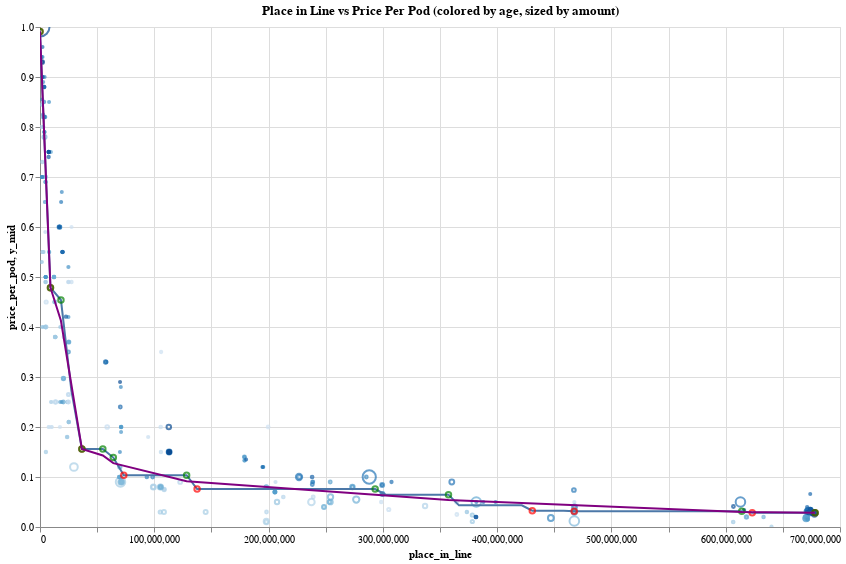

Source (notebook cell):
### Code cell
from scipy.spatial import ConvexHull

# compute a convex hull on the regression line 
sdf = dfs[0].copy()
points = list(zip(sdf.place_in_line.values, sdf.price_per_pod.values))
ch = ConvexHull(points) 
sdf['hull_lo'] = [i in ch.vertices for i in range(0, len(points))]

# for each data point, we find the preceding and following points that were part of the convex hull 
# we construct a line between these two points, then reflect our original point over this line. 
# we will then compute the convex hull of this reflected set of points 
# https://stackoverflow.com/questions/3306838/algorithm-for-reflecting-a-point-across-a-line
sdf['lo_m'] = None 
verts = list(sorted(ch.vertices))
for i, j in zip(verts[:-1], verts[1:]):
    p0 = points[i]
    p1 = points[j] 
    slope = (p1[1] - p0[1]) / (p1[0] - p0[0])
    row_inds = list(range(i, j+1))
    sdf.loc[row_inds, 'lo_m'] = slope
    sdf.loc[row_inds, 'lo_b'] = (p1[0] * p0[1] - p0[0] * p1[1]) / (p1[0] - p0[0])
sdf['lo_d'] = (sdf.place_in_line + (sdf.price_per_pod - sdf.lo_b) * sdf.lo_m) / (1 + sdf.lo_m ** 2)
sdf['x_reflect'] = 2 * sdf.lo_d - sdf.place_in_line
sdf['y_reflect'] = 2 * sdf.lo_d * sdf.lo_m - sdf.price_per_pod + 2 * sdf.lo_b

# We use these reflected points to compute a second convex hull, which in reality is a concave hull 
points_reflect = list(zip(sdf.x_reflect.values, sdf.y_reflect.values))
ch = ConvexHull(points_reflect) 
sdf['hull_hi'] = [i in ch.vertices for i in range(0, len(points_reflect))]

# compute the line equations for the concave hull 
sdf['hi_m'] = None 
verts = list(sorted(ch.vertices))
for i, j in zip(verts[:-1], verts[1:]):
    p0 = points[i]
    p1 = points[j] 
    slope = (p1[1] - p0[1]) / (p1[0] - p0[0])
    row_inds = list(range(i, j+1))
    sdf.loc[row_inds, 'hi_m'] = slope
    sdf.loc[row_inds, 'hi_b'] = (p1[0] * p0[1] - p0[0] * p1[1]) / (p1[0] - p0[0])

# having the line equations for both the convex and concave hulls, we compute the midpoint between these 
# two hulls as a smoothed approximation of our initial regression line 
sdf['y_lo'] = sdf.lo_m * sdf.place_in_line + sdf.lo_b
sdf['y_hi'] = sdf.hi_m * sdf.place_in_line + sdf.hi_b
sdf['y_mid'] = (sdf.y_hi - sdf.y_lo) / 2 + sdf.y_lo
    
(
    alt.Chart(
        df[['place_in_line', 'price_per_pod', 'evt_block_time', 'amount']]
        , width=800
        , height=500
        , title='Place in Line vs Price Per Pod (colored by age, sized by amount)'
    ).mark_point().encode(
        x='place_in_line:Q'
        , y='price_per_pod:Q'
        , color=alt.Color(
            "evt_block_time:O", legend=None
        )
        , size=alt.Size('amount:Q', legend=None)
    ) + 
    alt.Chart(sdf, width=800, height=500).mark_line().encode(
        x='place_in_line:Q'
        , y='price_per_pod:Q'
    ) + 
    alt.Chart(sdf, width=800, height=500).mark_point(color='red').encode(
        x='place_in_line:Q'
        , y='price_per_pod:Q'
    ).transform_filter(
        (datum.hull_lo == True)
    ) + 
    alt.Chart(sdf, width=800, height=500).mark_point(color='green').encode(
        x='place_in_line:Q'
        , y='price_per_pod:Q'
    ).transform_filter(
        (datum.hull_hi == True)
    ) + 
    alt.Chart(sdf, width=800, height=500).mark_line(color='purple').encode(
        x='place_in_line:Q'
        , y='y_mid:Q'
    ).transform_filter(
        (datum.hull_hi == True)
    )
).interactive()

### Figure 1 — Vega-Lite specification as saved in the notebook (floating-point values rounded to 4 significant figures; data arrays with more than 128 entries replaced by an {"elided": "..."} marker saying what was removed)
{"config": {"view": {"continuousWidth": 400, "continuousHeight": 300}}, "layer": [{"data": {"name": "data-64592674dc6e1b6d427c6630e567f485"}, "mark": "point", "encoding": {"color": {"field": "evt_block_time", "legend": null, "type": "ordinal"}, "size": {"field": "amount", "legend": null, "type": "quantitative"}, "x": {"field": "place_in_line", "type": "quantitative"}, "y": {"field": "price_per_pod", "type": "quantitative"}}, "height": 500, "selection": {"selector145": {"type": "interval", "bind": "scales", "encodings": ["x", "y"]}}, "title": "Place in Line vs Price Per Pod (colored by age, sized by amount)", "width": 800}, {"data": {"name": "data-5f935ce9a9dcf803507d948d878acbd9"}, "mark": "line", "encoding": {"x": {"field": "place_in_line", "type": "quantitative"}, "y": {"field": "price_per_pod", "type": "quantitative"}}, "height": 500, "width": 800}, {"data": {"name": "data-5f935ce9a9dcf803507d948d878acbd9"}, "mark": {"type": "point", "color": "red"}, "encoding": {"x": {"field": "place_in_line", "type": "quantitative"}, "y": {"field": "price_per_pod", "type": "quantitative"}}, "height": 500, "transform": [{"filter": "(datum.hull_lo === true)"}], "width": 800}, {"data": {"name": "data-5f935ce9a9dcf803507d948d878acbd9"}, "mark": {"type": "point", "color": "green"}, "encoding": {"x": {"field": "place_in_line", "type": "quantitative"}, "y": {"field": "price_per_pod", "type": "quantitative"}}, "height": 500, "transform": [{"filter": "(datum.hull_hi === true)"}], "width": 800}, {"data": {"name": "data-5f935ce9a9dcf803507d948d878acbd9"}, "mark": {"type": "line", "color": "purple"}, "encoding": {"x": {"field": "place_in_line", "type": "quantitative"}, "y": {"field": "y_mid", "type": "quantitative"}}, "height": 500, "transform": [{"filter": "(datum.hull_hi === true)"}], "width": 800}], "$schema": "https://vega.github.io/schema/vega-lite/v4.17.0.json", "datasets": {"data-64592674dc6e1b6d427c6630e567f485": {"elided": "363 records"}, "data-5f935ce9a9dcf803507d948d878acbd9": [{"place_in_line": 0.0, "price_per_pod": 0.991, "weight_name": "amount", "hull": true, "hull_lo": true, "lo_m": -5.591e-08, "lo_b": 0.991, "lo_d": 0.0, "x_reflect": 0.0, "y_reflect": 0.991, "hull_hi": true, "hi_m": -5.591e-08, "hi_b": 0.991, "y_lo": 0.991, "y_hi": 0.991, "y_mid": 0.991}, {"place_in_line": 9165000.0, "price_per_pod": 0.4786, "weight_name": "amount", "hull": true, "hull_lo": true, "lo_m": -1.173e-08, "lo_b": 0.5861, "lo_d": 9165000.0, "x_reflect": 9165000.0, "y_reflect": 0.4786, "hull_hi": true, "hi_m": -2.691e-09, "hi_b": 0.5033, "y_lo": 0.4786, "y_hi": 0.4786, "y_mid": 0.4786}, {"place_in_line": 18330000.0, "price_per_pod": 0.4539, "weight_name": "amount", "hull": false, "hull_lo": false, "lo_m": -1.173e-08, "lo_b": 0.5861, "lo_d": 18330000.0, "x_reflect": 18330000.0, "y_reflect": 0.2883, "hull_hi": true, "hi_m": -1.625e-08, "hi_b": 0.7518, "y_lo": 0.3711, "y_hi": 0.4539, "y_mid": 0.4125}, {"place_in_line": 27490000.0, "price_per_pod": 0.2722, "weight_name": "amount", "hull": false, "hull_lo": false, "lo_m": -1.173e-08, "lo_b": 0.5861, "lo_d": 27490000.0, "x_reflect": 27490000.0, "y_reflect": 0.255, "hull_hi": false, "hi_m": -1.625e-08, "hi_b": 0.7518, "y_lo": 0.2636, "y_hi": 0.305, "y_mid": 0.2843}, {"place_in_line": 36660000.0, "price_per_pod": 0.1561, "weight_name": "amount", "hull": true, "hull_lo": true, "lo_m": -1.435e-09, "lo_b": 0.2087, "lo_d": 36660000.0, "x_reflect": 36660000.0, "y_reflect": 0.1561, "hull_hi": true, "hi_m": 0.0, "hi_b": 0.1561, "y_lo": 0.1561, "y_hi": 0.1561, "y_mid": 0.1561}, {"place_in_line": 45820000.0, "price_per_pod": 0.1561, "weight_name": "amount", "hull": false, "hull_lo": false, "lo_m": -1.435e-09, "lo_b": 0.2087, "lo_d": 45820000.0, "x_reflect": 45820000.0, "y_reflect": 0.1298, "hull_hi": false, "hi_m": 0.0, "hi_b": 0.1561, "y_lo": 0.143, "y_hi": 0.1561, "y_mid": 0.1495}, {"place_in_line": 54990000.0, "price_per_pod": 0.1561, "weight_name": "amount", "hull": false, "hull_lo": false, "lo_m": -1.435e-09, "lo_b": 0.2087, "lo_d": 54990000.0, "x_reflect": 54990000.0, "y_reflect": 0.1035, "hull_hi": true, "hi_m": -1.886e-09, "hi_b": 0.2598, "y_lo": 0.1298, "y_hi": 0.1561, "y_mid": 0.143}, {"place_in_line": 64150000.0, "price_per_pod": 0.1388, "weight_name": "amount", "hull": false, "hull_lo": false, "lo_m": -1.435e-09, "lo_b": 0.2087, "lo_d": 64150000.0, "x_reflect": 64150000.0, "y_reflect": 0.09447, "hull_hi": true, "hi_m": -5.509e-10, "hi_b": 0.1742, "y_lo": 0.1167, "y_hi": 0.1388, "y_mid": 0.1277}, {"place_in_line": 73320000.0, "price_per_pod": 0.1035, "weight_name": "amount", "hull": true, "hull_lo": true, "lo_m": -4.297e-10, "lo_b": 0.135, "lo_d": 73320000.0, "x_reflect": 73320000.0, "y_reflect": 0.1035, "hull_hi": false, "hi_m": -5.509e-10, "hi_b": 0.1742, "y_lo": 0.1035, "y_hi": 0.1338, "y_mid": 0.1186}, {"place_in_line": 82480000.0, "price_per_pod": 0.1035, "weight_name": "amount", "hull": false, "hull_lo": false, "lo_m": -4.297e-10, "lo_b": 0.135, "lo_d": 82480000.0, "x_reflect": 82480000.0, "y_reflect": 0.09563, "hull_hi": false, "hi_m": -5.509e-10, "hi_b": 0.1742, "y_lo": 0.09956, "y_hi": 0.1287, "y_mid": 0.1142}, {"place_in_line": 91650000.0, "price_per_pod": 0.1035, "weight_name": "amount", "hull": false, "hull_lo": false, "lo_m": -4.297e-10, "lo_b": 0.135, "lo_d": 91650000.0, "x_reflect": 91650000.0, "y_reflect": 0.08775, "hull_hi": false, "hi_m": -5.509e-10, "hi_b": 0.1742, "y_lo": 0.09563, "y_hi": 0.1237, "y_mid": 0.1097}, {"place_in_line": 100800000.0, "price_per_pod": 0.1035, "weight_name": "amount", "hull": false, "hull_lo": false, "lo_m": -4.297e-10, "lo_b": 0.135, "lo_d": 100800000.0, "x_reflect": 100800000.0, "y_reflect": 0.07987, "hull_hi": false, "hi_m": -5.509e-10, "hi_b": 0.1742, "y_lo": 0.09169, "y_hi": 0.1186, "y_mid": 0.1052}, {"place_in_line": 110000000.0, "price_per_pod": 0.1035, "weight_name": "amount", "hull": false, "hull_lo": false, "lo_m": -4.297e-10, "lo_b": 0.135, "lo_d": 110000000.0, "x_reflect": 110000000.0, "y_reflect": 0.072, "hull_hi": false, "hi_m": -5.509e-10, "hi_b": 0.1742, "y_lo": 0.08775, "y_hi": 0.1136, "y_mid": 0.1007}, {"place_in_line": 119100000.0, "price_per_pod": 0.1035, "weight_name": "amount", "hull": false, "hull_lo": false, "lo_m": -4.297e-10, "lo_b": 0.135, "lo_d": 119100000.0, "x_reflect": 119100000.0, "y_reflect": 0.06412, "hull_hi": false, "hi_m": -5.509e-10, "hi_b": 0.1742, "y_lo": 0.08381, "y_hi": 0.1085, "y_mid": 0.09618}, {"place_in_line": 128300000.0, "price_per_pod": 0.1035, "weight_name": "amount", "hull": false, "hull_lo": false, "lo_m": -4.297e-10, "lo_b": 0.135, "lo_d": 128300000.0, "x_reflect": 128300000.0, "y_reflect": 0.05625, "hull_hi": true, "hi_m": -1.671e-10, "hi_b": 0.1249, "y_lo": 0.07987, "y_hi": 0.1035, "y_mid": 0.09169}, {"place_in_line": 137500000.0, "price_per_pod": 0.07594, "weight_name": "amount", "hull": true, "hull_lo": true, "lo_m": -1.479e-10, "lo_b": 0.09627, "lo_d": 137500000.0, "x_reflect": 137500000.0, "y_reflect": 0.07594, "hull_hi": false, "hi_m": -1.671e-10, "hi_b": 0.1249, "y_lo": 0.07594, "y_hi": 0.102, "y_mid": 0.08895}, {"place_in_line": 146600000.0, "price_per_pod": 0.07594, "weight_name": "amount", "hull": false, "hull_lo": false, "lo_m": -1.479e-10, "lo_b": 0.09627, "lo_d": 146600000.0, "x_reflect": 146600000.0, "y_reflect": 0.07323, "hull_hi": false, "hi_m": -1.671e-10, "hi_b": 0.1249, "y_lo": 0.07458, "y_hi": 0.1004, "y_mid": 0.08751}, {"place_in_line": 155800000.0, "price_per_pod": 0.07594, "weight_name": "amount", "hull": false, "hull_lo": false, "lo_m": -1.479e-10, "lo_b": 0.09627, "lo_d": 155800000.0, "x_reflect": 155800000.0, "y_reflect": 0.07052, "hull_hi": false, "hi_m": -1.671e-10, "hi_b": 0.1249, "y_lo": 0.07323, "y_hi": 0.09891, "y_mid": 0.08607}, {"place_in_line": 165000000.0, "price_per_pod": 0.07594, "weight_name": "amount", "hull": false, "hull_lo": false, "lo_m": -1.479e-10, "lo_b": 0.09627, "lo_d": 165000000.0, "x_reflect": 165000000.0, "y_reflect": 0.06781, "hull_hi": false, "hi_m": -1.671e-10, "hi_b": 0.1249, "y_lo": 0.07187, "y_hi": 0.09738, "y_mid": 0.08462}, {"place_in_line": 174100000.0, "price_per_pod": 0.07594, "weight_name": "amount", "hull": false, "hull_lo": false, "lo_m": -1.479e-10, "lo_b": 0.09627, "lo_d": 174100000.0, "x_reflect": 174100000.0, "y_reflect": 0.0651, "hull_hi": false, "hi_m": -1.671e-10, "hi_b": 0.1249, "y_lo": 0.07052, "y_hi": 0.09584, "y_mid": 0.08318}, {"place_in_line": 183300000.0, "price_per_pod": 0.07594, "weight_name": "amount", "hull": false, "hull_lo": false, "lo_m": -1.479e-10, "lo_b": 0.09627, "lo_d": 183300000.0, "x_reflect": 183300000.0, "y_reflect": 0.06239, "hull_hi": false, "hi_m": -1.671e-10, "hi_b": 0.1249, "y_lo": 0.06916, "y_hi": 0.09431, "y_mid": 0.08174}, {"place_in_line": 192500000.0, "price_per_pod": 0.07594, "weight_name": "amount", "hull": false, "hull_lo": false, "lo_m": -1.479e-10, "lo_b": 0.09627, "lo_d": 192500000.0, "x_reflect": 192500000.0, "y_reflect": 0.05967, "hull_hi": false, "hi_m": -1.671e-10, "hi_b": 0.1249, "y_lo": 0.06781, "y_hi": 0.09278, "y_mid": 0.08029}, {"place_in_line": 201600000.0, "price_per_pod": 0.07594, "weight_name": "amount", "hull": false, "hull_lo": false, "lo_m": -1.479e-10, "lo_b": 0.09627, "lo_d": 201600000.0, "x_reflect": 201600000.0, "y_reflect": 0.05696, "hull_hi": false, "hi_m": -1.671e-10, "hi_b": 0.1249, "y_lo": 0.06645, "y_hi": 0.09125, "y_mid": 0.07885}, {"place_in_line": 210800000.0, "price_per_pod": 0.07594, "weight_name": "amount", "hull": false, "hull_lo": false, "lo_m": -1.479e-10, "lo_b": 0.09627, "lo_d": 210800000.0, "x_reflect": 210800000.0, "y_reflect": 0.05425, "hull_hi": false, "hi_m": -1.671e-10, "hi_b": 0.1249, "y_lo": 0.0651, "y_hi": 0.08972, "y_mid": 0.07741}, {"place_in_line": 220000000.0, "price_per_pod": 0.07594, "weight_name": "amount", "hull": false, "hull_lo": false, "lo_m": -1.479e-10, "lo_b": 0.09627, "lo_d": 220000000.0, "x_reflect": 220000000.0, "y_reflect": 0.05154, "hull_hi": false, "hi_m": -1.671e-10, "hi_b": 0.1249, "y_lo": 0.06374, "y_hi": 0.08819, "y_mid": 0.07596}, {"place_in_line": 229100000.0, "price_per_pod": 0.07594, "weight_name": "amount", "hull": false, "hull_lo": false, "lo_m": -1.479e-10, "lo_b": 0.09627, "lo_d": 229100000.0, "x_reflect": 229100000.0, "y_reflect": 0.04883, "hull_hi": false, "hi_m": -1.671e-10, "hi_b": 0.1249, "y_lo": 0.06239, "y_hi": 0.08666, "y_mid": 0.07452}, {"place_in_line": 238300000.0, "price_per_pod": 0.07594, "weight_name": "amount", "hull": false, "hull_lo": false, "lo_m": -1.479e-10, "lo_b": 0.09627, "lo_d": 238300000.0, "x_reflect": 238300000.0, "y_reflect": 0.04612, "hull_hi": false, "hi_m": -1.671e-10, "hi_b": 0.1249, "y_lo": 0.06103, "y_hi": 0.08513, "y_mid": 0.07308}, {"place_in_line": 247400000.0, "price_per_pod": 0.07594, "weight_name": "amount", "hull": false, "hull_lo": false, "lo_m": -1.479e-10, "lo_b": 0.09627, "lo_d": 247400000.0, "x_reflect": 247400000.0, "y_reflect": 0.04341, "hull_hi": false, "hi_m": -1.671e-10, "hi_b": 0.1249, "y_lo": 0.05967, "y_hi": 0.08359, "y_mid": 0.07163}, {"place_in_line": 256600000.0, "price_per_pod": 0.07594, "weight_name": "amount", "hull": false, "hull_lo": false, "lo_m": -1.479e-10, "lo_b": 0.09627, "lo_d": 256600000.0, "x_reflect": 256600000.0, "y_reflect": 0.0407, "hull_hi": false, "hi_m": -1.671e-10, "hi_b": 0.1249, "y_lo": 0.05832, "y_hi": 0.08206, "y_mid": 0.07019}, {"place_in_line": 265800000.0, "price_per_pod": 0.07594, "weight_name": "amount", "hull": false, "hull_lo": false, "lo_m": -1.479e-10, "lo_b": 0.09627, "lo_d": 265800000.0, "x_reflect": 265800000.0, "y_reflect": 0.03799, "hull_hi": false, "hi_m": -1.671e-10, "hi_b": 0.1249, "y_lo": 0.05696, "y_hi": 0.08053, "y_mid": 0.06875}, {"place_in_line": 274900000.0, "price_per_pod": 0.07594, "weight_name": "amount", "hull": false, "hull_lo": false, "lo_m": -1.479e-10, "lo_b": 0.09627, "lo_d": 274900000.0, "x_reflect": 274900000.0, "y_reflect": 0.03528, "hull_hi": false, "hi_m": -1.671e-10, "hi_b": 0.1249, "y_lo": 0.05561, "y_hi": 0.079, "y_mid": 0.0673}, {"place_in_line": 284100000.0, "price_per_pod": 0.07594, "weight_name": "amount", "hull": false, "hull_lo": false, "lo_m": -1.479e-10, "lo_b": 0.09627, "lo_d": 284100000.0, "x_reflect": 284100000.0, "y_reflect": 0.03257, "hull_hi": false, "hi_m": -1.671e-10, "hi_b": 0.1249, "y_lo": 0.05425, "y_hi": 0.07747, "y_mid": 0.06586}, {"place_in_line": 293300000.0, "price_per_pod": 0.07594, "weight_name": "amount", "hull": false, "hull_lo": false, "lo_m": -1.479e-10, "lo_b": 0.09627, "lo_d": 293300000.0, "x_reflect": 293300000.0, "y_reflect": 0.02986, "hull_hi": true, "hi_m": -1.753e-10, "hi_b": 0.1274, "y_lo": 0.0529, "y_hi": 0.07594, "y_mid": 0.06442}, {"place_in_line": 302400000.0, "price_per_pod": 0.06469, "weight_name": "amount", "hull": false, "hull_lo": false, "lo_m": -1.479e-10, "lo_b": 0.09627, "lo_d": 302400000.0, "x_reflect": 302400000.0, "y_reflect": 0.0384, "hull_hi": false, "hi_m": -1.753e-10, "hi_b": 0.1274, "y_lo": 0.05154, "y_hi": 0.07433, "y_mid": 0.06294}, {"place_in_line": 311600000.0, "price_per_pod": 0.06469, "weight_name": "amount", "hull": false, "hull_lo": false, "lo_m": -1.479e-10, "lo_b": 0.09627, "lo_d": 311600000.0, "x_reflect": 311600000.0, "y_reflect": 0.03569, "hull_hi": false, "hi_m": -1.753e-10, "hi_b": 0.1274, "y_lo": 0.05019, "y_hi": 0.07272, "y_mid": 0.06146}, {"place_in_line": 320800000.0, "price_per_pod": 0.06469, "weight_name": "amount", "hull": false, "hull_lo": false, "lo_m": -1.479e-10, "lo_b": 0.09627, "lo_d": 320800000.0, "x_reflect": 320800000.0, "y_reflect": 0.03298, "hull_hi": false, "hi_m": -1.753e-10, "hi_b": 0.1274, "y_lo": 0.04883, "y_hi": 0.07112, "y_mid": 0.05997}, {"place_in_line": 329900000.0, "price_per_pod": 0.06469, "weight_name": "amount", "hull": false, "hull_lo": false, "lo_m": -1.479e-10, "lo_b": 0.09627, "lo_d": 329900000.0, "x_reflect": 329900000.0, "y_reflect": 0.03027, "hull_hi": false, "hi_m": -1.753e-10, "hi_b": 0.1274, "y_lo": 0.04748, "y_hi": 0.06951, "y_mid": 0.05849}, {"place_in_line": 339100000.0, "price_per_pod": 0.06469, "weight_name": "amount", "hull": false, "hull_lo": false, "lo_m": -1.479e-10, "lo_b": 0.09627, "lo_d": 339100000.0, "x_reflect": 339100000.0, "y_reflect": 0.02756, "hull_hi": false, "hi_m": -1.753e-10, "hi_b": 0.1274, "y_lo": 0.04612, "y_hi": 0.0679, "y_mid": 0.05701}, {"place_in_line": 348300000.0, "price_per_pod": 0.06469, "weight_name": "amount", "hull": false, "hull_lo": false, "lo_m": -1.479e-10, "lo_b": 0.09627, "lo_d": 348300000.0, "x_reflect": 348300000.0, "y_reflect": 0.02485, "hull_hi": false, "hi_m": -1.753e-10, "hi_b": 0.1274, "y_lo": 0.04477, "y_hi": 0.0663, "y_mid": 0.05553}, {"place_in_line": 357400000.0, "price_per_pod": 0.06469, "weight_name": "amount", "hull": false, "hull_lo": false, "lo_m": -1.479e-10, "lo_b": 0.09627, "lo_d": 357400000.0, "x_reflect": 357400000.0, "y_reflect": 0.02213, "hull_hi": true, "hi_m": -1.295e-10, "hi_b": 0.111, "y_lo": 0.04341, "y_hi": 0.06469, "y_mid": 0.05405}, {"place_in_line": 366600000.0, "price_per_pod": 0.04334, "weight_name": "amount", "hull": false, "hull_lo": false, "lo_m": -1.479e-10, "lo_b": 0.09627, "lo_d": 366600000.0, "x_reflect": 366600000.0, "y_reflect": 0.04077, "hull_hi": false, "hi_m": -1.295e-10, "hi_b": 0.111, "y_lo": 0.04206, "y_hi": 0.0635, "y_mid": 0.05278}, {"place_in_line": 375800000.0, "price_per_pod": 0.04334, "weight_name": "amount", "hull": false, "hull_lo": false, "lo_m": -1.479e-10, "lo_b": 0.09627, "lo_d": 375800000.0, "x_reflect": 375800000.0, "y_reflect": 0.03806, "hull_hi": false, "hi_m": -1.295e-10, "hi_b": 0.111, "y_lo": 0.0407, "y_hi": 0.06232, "y_mid": 0.05151}, {"place_in_line": 384900000.0, "price_per_pod": 0.04334, "weight_name": "amount", "hull": false, "hull_lo": false, "lo_m": -1.479e-10, "lo_b": 0.09627, "lo_d": 384900000.0, "x_reflect": 384900000.0, "y_reflect": 0.03535, "hull_hi": false, "hi_m": -1.295e-10, "hi_b": 0.111, "y_lo": 0.03935, "y_hi": 0.06113, "y_mid": 0.05024}, {"place_in_line": 394100000.0, "price_per_pod": 0.04334, "weight_name": "amount", "hull": false, "hull_lo": false, "lo_m": -1.479e-10, "lo_b": 0.09627, "lo_d": 394100000.0, "x_reflect": 394100000.0, "y_reflect": 0.03264, "hull_hi": false, "hi_m": -1.295e-10, "hi_b": 0.111, "y_lo": 0.03799, "y_hi": 0.05994, "y_mid": 0.04897}, {"place_in_line": 403200000.0, "price_per_pod": 0.04334, "weight_name": "amount", "hull": false, "hull_lo": false, "lo_m": -1.479e-10, "lo_b": 0.09627, "lo_d": 403200000.0, "x_reflect": 403200000.0, "y_reflect": 0.02993, "hull_hi": false, "hi_m": -1.295e-10, "hi_b": 0.111, "y_lo": 0.03664, "y_hi": 0.05876, "y_mid": 0.0477}, {"place_in_line": 412400000.0, "price_per_pod": 0.04334, "weight_name": "amount", "hull": false, "hull_lo": false, "lo_m": -1.479e-10, "lo_b": 0.09627, "lo_d": 412400000.0, "x_reflect": 412400000.0, "y_reflect": 0.02722, "hull_hi": false, "hi_m": -1.295e-10, "hi_b": 0.111, "y_lo": 0.03528, "y_hi": 0.05757, "y_mid": 0.04643}, {"place_in_line": 421600000.0, "price_per_pod": 0.04334, "weight_name": "amount", "hull": false, "hull_lo": false, "lo_m": -1.479e-10, "lo_b": 0.09627, "lo_d": 421600000.0, "x_reflect": 421600000.0, "y_reflect": 0.02451, "hull_hi": false, "hi_m": -1.295e-10, "hi_b": 0.111, "y_lo": 0.03393, "y_hi": 0.05638, "y_mid": 0.04515}, {"place_in_line": 430700000.0, "price_per_pod": 0.03257, "weight_name": "amount", "hull": true, "hull_lo": true, "lo_m": -2.999e-11, "lo_b": 0.04549, "lo_d": 430700000.0, "x_reflect": 430700000.0, "y_reflect": 0.03257, "hull_hi": false, "hi_m": -1.295e-10, "hi_b": 0.111, "y_lo": 0.03257, "y_hi": 0.0552, "y_mid": 0.04388}, {"place_in_line": 439900000.0, "price_per_pod": 0.03257, "weight_name": "amount", "hull": false, "hull_lo": false, "lo_m": -2.999e-11, "lo_b": 0.04549, "lo_d": 439900000.0, "x_reflect": 439900000.0, "y_reflect": 0.03202, "hull_hi": false, "hi_m": -1.295e-10, "hi_b": 0.111, "y_lo": 0.0323, "y_hi": 0.05401, "y_mid": 0.04315}, {"place_in_line": 449100000.0, "price_per_pod": 0.03257, "weight_name": "amount", "hull": false, "hull_lo": false, "lo_m": -2.999e-11, "lo_b": 0.04549, "lo_d": 449100000.0, "x_reflect": 449100000.0, "y_reflect": 0.03147, "hull_hi": false, "hi_m": -1.295e-10, "hi_b": 0.111, "y_lo": 0.03202, "y_hi": 0.05283, "y_mid": 0.04242}, {"place_in_line": 458200000.0, "price_per_pod": 0.03257, "weight_name": "amount", "hull": false, "hull_lo": false, "lo_m": -2.999e-11, "lo_b": 0.04549, "lo_d": 458200000.0, "x_reflect": 458200000.0, "y_reflect": 0.03092, "hull_hi": false, "hi_m": -1.295e-10, "hi_b": 0.111, "y_lo": 0.03175, "y_hi": 0.05164, "y_mid": 0.04169}, {"place_in_line": 467400000.0, "price_per_pod": 0.03147, "weight_name": "amount", "hull": true, "hull_lo": true, "lo_m": -2.041e-11, "lo_b": 0.04101, "lo_d": 467400000.0, "x_reflect": 467400000.0, "y_reflect": 0.03147, "hull_hi": false, "hi_m": -1.295e-10, "hi_b": 0.111, "y_lo": 0.03147, "y_hi": 0.05045, "y_mid": 0.04096}, {"place_in_line": 476600000.0, "price_per_pod": 0.03147, "weight_name": "amount", "hull": false, "hull_lo": false, "lo_m": -2.041e-11, "lo_b": 0.04101, "lo_d": 476600000.0, "x_reflect": 476600000.0, "y_reflect": 0.0311, "hull_hi": false, "hi_m": -1.295e-10, "hi_b": 0.111, "y_lo": 0.03128, "y_hi": 0.04927, "y_mid": 0.04028}, {"place_in_line": 485700000.0, "price_per_pod": 0.03147, "weight_name": "amount", "hull": false, "hull_lo": false, "lo_m": -2.041e-11, "lo_b": 0.04101, "lo_d": 485700000.0, "x_reflect": 485700000.0, "y_reflect": 0.03072, "hull_hi": false, "hi_m": -1.295e-10, "hi_b": 0.111, "y_lo": 0.0311, "y_hi": 0.04808, "y_mid": 0.03959}, {"place_in_line": 494900000.0, "price_per_pod": 0.03147, "weight_name": "amount", "hull": false, "hull_lo": false, "lo_m": -2.041e-11, "lo_b": 0.04101, "lo_d": 494900000.0, "x_reflect": 494900000.0, "y_reflect": 0.03035, "hull_hi": false, "hi_m": -1.295e-10, "hi_b": 0.111, "y_lo": 0.03091, "y_hi": 0.04689, "y_mid": 0.0389}, {"place_in_line": 504100000.0, "price_per_pod": 0.03147, "weight_name": "amount", "hull": false, "hull_lo": false, "lo_m": -2.041e-11, "lo_b": 0.04101, "lo_d": 504100000.0, "x_reflect": 504100000.0, "y_reflect": 0.02997, "hull_hi": false, "hi_m": -1.295e-10, "hi_b": 0.111, "y_lo": 0.03072, "y_hi": 0.04571, "y_mid": 0.03821}, {"place_in_line": 513200000.0, "price_per_pod": 0.03147, "weight_name": "amount", "hull": false, "hull_lo": false, "lo_m": -2.041e-11, "lo_b": 0.04101, "lo_d": 513200000.0, "x_reflect": 513200000.0, "y_reflect": 0.0296, "hull_hi": false, "hi_m": -1.295e-10, "hi_b": 0.111, "y_lo": 0.03054, "y_hi": 0.04452, "y_mid": 0.03753}, {"place_in_line": 522400000.0, "price_per_pod": 0.03147, "weight_name": "amount", "hull": false, "hull_lo": false, "lo_m": -2.041e-11, "lo_b": 0.04101, "lo_d": 522400000.0, "x_reflect": 522400000.0, "y_reflect": 0.02923, "hull_hi": false, "hi_m": -1.295e-10, "hi_b": 0.111, "y_lo": 0.03035, "y_hi": 0.04333, "y_mid": 0.03684}, {"place_in_line": 531500000.0, "price_per_pod": 0.03147, "weight_name": "amount", "hull": false, "hull_lo": false, "lo_m": -2.041e-11, "lo_b": 0.04101, "lo_d": 531500000.0, "x_reflect": 531500000.0, "y_reflect": 0.02885, "hull_hi": false, "hi_m": -1.295e-10, "hi_b": 0.111, "y_lo": 0.03016, "y_hi": 0.04215, "y_mid": 0.03615}, {"place_in_line": 540700000.0, "price_per_pod": 0.03147, "weight_name": "amount", "hull": false, "hull_lo": false, "lo_m": -2.041e-11, "lo_b": 0.04101, "lo_d": 540700000.0, "x_reflect": 540700000.0, "y_reflect": 0.02848, "hull_hi": false, "hi_m": -1.295e-10, "hi_b": 0.111, "y_lo": 0.02997, "y_hi": 0.04096, "y_mid": 0.03547}, {"place_in_line": 549900000.0, "price_per_pod": 0.03147, "weight_name": "amount", "hull": false, "hull_lo": false, "lo_m": -2.041e-11, "lo_b": 0.04101, "lo_d": 549900000.0, "x_reflect": 549900000.0, "y_reflect": 0.0281, "hull_hi": false, "hi_m": -1.295e-10, "hi_b": 0.111, "y_lo": 0.02979, "y_hi": 0.03978, "y_mid": 0.03478}, {"place_in_line": 559000000.0, "price_per_pod": 0.03147, "weight_name": "amount", "hull": false, "hull_lo": false, "lo_m": -2.041e-11, "lo_b": 0.04101, "lo_d": 559000000.0, "x_reflect": 559000000.0, "y_reflect": 0.02773, "hull_hi": false, "hi_m": -1.295e-10, "hi_b": 0.111, "y_lo": 0.0296, "y_hi": 0.03859, "y_mid": 0.03409}, {"place_in_line": 568200000.0, "price_per_pod": 0.03147, "weight_name": "amount", "hull": false, "hull_lo": false, "lo_m": -2.041e-11, "lo_b": 0.04101, "lo_d": 568200000.0, "x_reflect": 568200000.0, "y_reflect": 0.02736, "hull_hi": false, "hi_m": -1.295e-10, "hi_b": 0.111, "y_lo": 0.02941, "y_hi": 0.0374, "y_mid": 0.03341}, {"place_in_line": 577400000.0, "price_per_pod": 0.03147, "weight_name": "amount", "hull": false, "hull_lo": false, "lo_m": -2.041e-11, "lo_b": 0.04101, "lo_d": 577400000.0, "x_reflect": 577400000.0, "y_reflect": 0.02698, "hull_hi": false, "hi_m": -1.295e-10, "hi_b": 0.111, "y_lo": 0.02923, "y_hi": 0.03622, "y_mid": 0.03272}, {"place_in_line": 586500000.0, "price_per_pod": 0.03147, "weight_name": "amount", "hull": false, "hull_lo": false, "lo_m": -2.041e-11, "lo_b": 0.04101, "lo_d": 586500000.0, "x_reflect": 586500000.0, "y_reflect": 0.02661, "hull_hi": false, "hi_m": -1.295e-10, "hi_b": 0.111, "y_lo": 0.02904, "y_hi": 0.03503, "y_mid": 0.03203}, {"place_in_line": 595700000.0, "price_per_pod": 0.03147, "weight_name": "amount", "hull": false, "hull_lo": false, "lo_m": -2.041e-11, "lo_b": 0.04101, "lo_d": 595700000.0, "x_reflect": 595700000.0, "y_reflect": 0.02623, "hull_hi": false, "hi_m": -1.295e-10, "hi_b": 0.111, "y_lo": 0.02885, "y_hi": 0.03384, "y_mid": 0.03135}, {"place_in_line": 604900000.0, "price_per_pod": 0.03147, "weight_name": "amount", "hull": false, "hull_lo": false, "lo_m": -2.041e-11, "lo_b": 0.04101, "lo_d": 604900000.0, "x_reflect": 604900000.0, "y_reflect": 0.02586, "hull_hi": false, "hi_m": -1.295e-10, "hi_b": 0.111, "y_lo": 0.02866, "y_hi": 0.03266, "y_mid": 0.03066}, {"place_in_line": 614000000.0, "price_per_pod": 0.03147, "weight_name": "amount", "hull": false, "hull_lo": false, "lo_m": -2.041e-11, "lo_b": 0.04101, "lo_d": 614000000.0, "x_reflect": 614000000.0, "y_reflect": 0.02548, "hull_hi": true, "hi_m": -4.957e-11, "hi_b": 0.06191, "y_lo": 0.02848, "y_hi": 0.03147, "y_mid": 0.02997}, {"place_in_line": 623200000.0, "price_per_pod": 0.02829, "weight_name": "amount", "hull": true, "hull_lo": true, "lo_m": 0.0, "lo_b": 0.02829, "lo_d": 623200000.0, "x_reflect": 623200000.0, "y_reflect": 0.02829, "hull_hi": false, "hi_m": -4.957e-11, "hi_b": 0.06191, "y_lo": 0.02829, "y_hi": 0.03102, "y_mid": 0.02965}, {"place_in_line": 632400000.0, "price_per_pod": 0.02829, "weight_name": "amount", "hull": false, "hull_lo": false, "lo_m": 0.0, "lo_b": 0.02829, "lo_d": 632400000.0, "x_reflect": 632400000.0, "y_reflect": 0.02829, "hull_hi": false, "hi_m": -4.957e-11, "hi_b": 0.06191, "y_lo": 0.02829, "y_hi": 0.03056, "y_mid": 0.02943}, {"place_in_line": 641500000.0, "price_per_pod": 0.02829, "weight_name": "amount", "hull": false, "hull_lo": false, "lo_m": 0.0, "lo_b": 0.02829, "lo_d": 641500000.0, "x_reflect": 641500000.0, "y_reflect": 0.02829, "hull_hi": false, "hi_m": -4.957e-11, "hi_b": 0.06191, "y_lo": 0.02829, "y_hi": 0.03011, "y_mid": 0.0292}, {"place_in_line": 650700000.0, "price_per_pod": 0.02829, "weight_name": "amount", "hull": false, "hull_lo": false, "lo_m": 0.0, "lo_b": 0.02829, "lo_d": 650700000.0, "x_reflect": 650700000.0, "y_reflect": 0.02829, "hull_hi": false, "hi_m": -4.957e-11, "hi_b": 0.06191, "y_lo": 0.02829, "y_hi": 0.02965, "y_mid": 0.02897}, {"place_in_line": 659900000.0, "price_per_pod": 0.02829, "weight_name": "amount", "hull": false, "hull_lo": false, "lo_m": 0.0, "lo_b": 0.02829, "lo_d": 659900000.0, "x_reflect": 659900000.0, "y_reflect": 0.02829, "hull_hi": false, "hi_m": -4.957e-11, "hi_b": 0.06191, "y_lo": 0.02829, "y_hi": 0.0292, "y_mid": 0.02874}, {"place_in_line": 669000000.0, "price_per_pod": 0.02829, "weight_name": "amount", "hull": false, "hull_lo": false, "lo_m": 0.0, "lo_b": 0.02829, "lo_d": 669000000.0, "x_reflect": 669000000.0, "y_reflect": 0.02829, "hull_hi": false, "hi_m": -4.957e-11, "hi_b": 0.06191, "y_lo": 0.02829, "y_hi": 0.02874, "y_mid": 0.02852}, {"place_in_line": 678200000.0, "price_per_pod": 0.02829, "weight_name": "amount", "hull": true, "hull_lo": true, "lo_m": 0.0, "lo_b": 0.02829, "lo_d": 678200000.0, "x_reflect": 678200000.0, "y_reflect": 0.02829, "hull_hi": true, "hi_m": -4.957e-11, "hi_b": 0.06191, "y_lo": 0.02829, "y_hi": 0.02829, "y_mid": 0.02829}]}}
